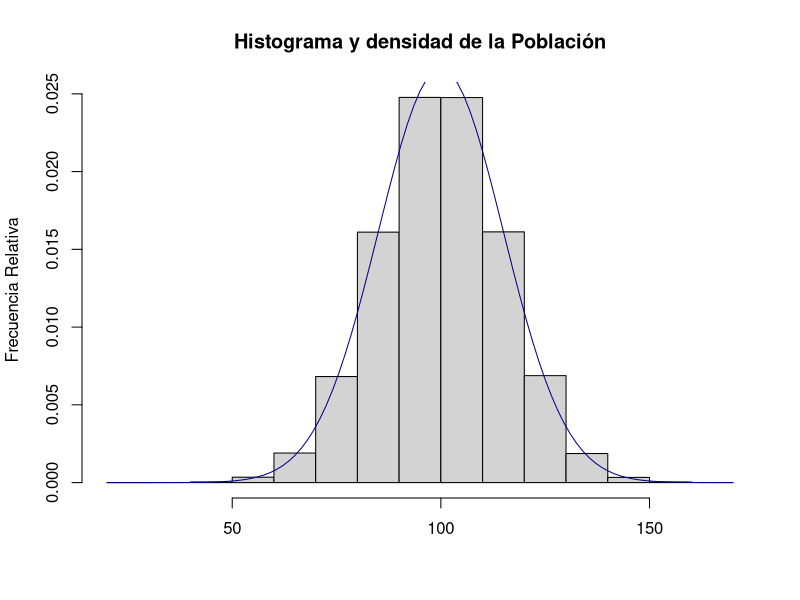
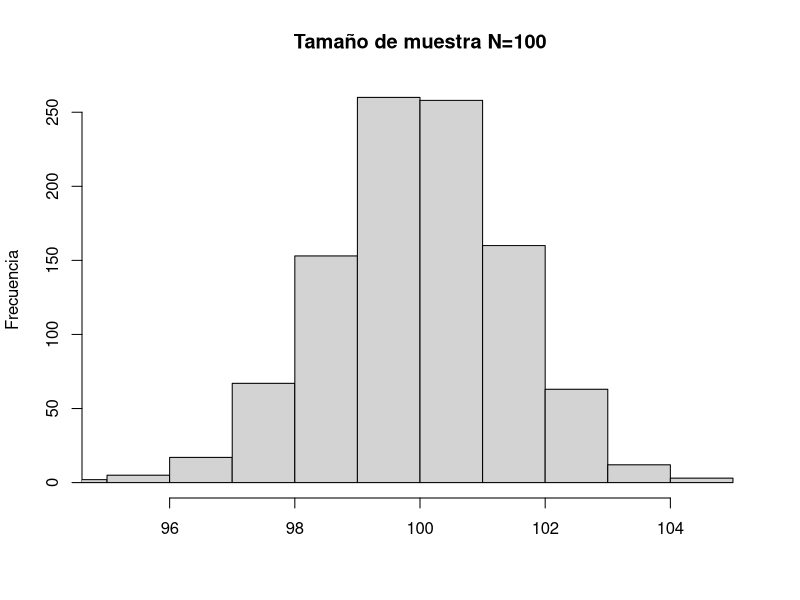
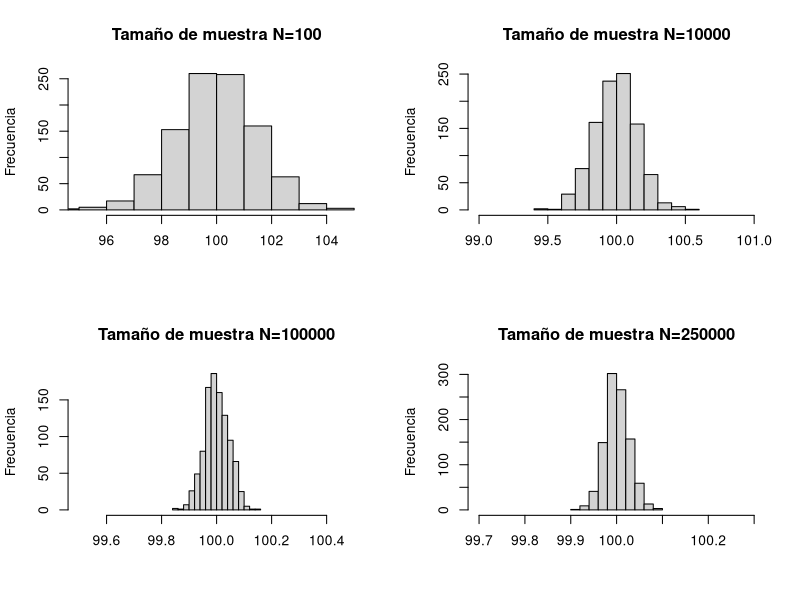

R code for these plots, in order:
### Distribución de las medias muestrales en el muestreo ###

# A continuación creamos una población de tamaño 1.000.000 que se distribuye como una normal con media 100 y desviación estandar 15

pop <- rnorm(1000000, mean = 100, sd = 15)

# Representamos la población mediante un histograma

hist(pop, freq = FALSE, breaks = 20, main = "Histograma y densidad de la Población", xlab = "", ylab = "Frecuencia Relativa"); curve(dnorm(x, mean = mean(pop), sd = sd(pop)), add=TRUE, col="darkblue")

# Tomamos una muestra de tamaño 100 de la población, es decir, seleccionamos de manera aleatoria 100 elementos de la población

sample1 <- sample(x = pop, size = 100)

#EJERCICIO: Calcule en la consola varias veces la media repitiendo la instrucción anterio y usando la función `mean()`

# Tomamos más muestras de mayor tamaño de la población 

sample2 <- sample(x = pop, size = 10000)
sample3 <- sample(x = pop, size = 100000)
sample4 <- sample(x = pop, size = 250000)

# Vamos a repetir 1000 veces (¡!) el proceso de tomar una muestra de tamaño 100, y para cada muestra calculamos la media. Haremos esto empleando un bucle (loop)

# Definimos primero un vector vacio cuyo tamaño es es igual al número de muestras que deseamos tomar

#NOTA DE R: Un vector no es más que un contenedor de datos homogéneos, como lo que tenemos en la cabeza que es un vector [1,2,3], es el equivalente a un array en Python

medias_100 <- vector(length = 1000)

# Hacemos el bucle que nos permite repetir 1000 veces el proceso de tomar una muestra

#NOTA DE R: El uso de bucles en R no es muy popular o aconsejado, pero para casos no complejos no representa un problema

for (i in seq_along(medias_100)) {
  medias_100[i] <- mean(sample(x = pop, size = 100))
}

#NOTA DE R: En lugar de la función `seq_along`se puede usar una notación más convencional en otros lenguajes como for (i in 1:1000), que significa "repite esta operación en índices que van del 1 al 1000 en saltos de 1" que es una manera sofisticada de decir "repite esta operación 1000 veces"  

# Representamos el histograma

hist(medias_100, main = "Tamaño de muestra N=100", xlab = "", ylab = "Frecuencia", xlim = c(95,105))

#EJERCICIO: ¿Como interpreta el histograma? ¿Representa una distribución de qué?

#EJERCICIO: ¿Como interpreta la media?

#EJERCICIO: ¿Qué diferencias en término de amplitud observa con la distribución de la población?

#Repetimos el ejercicio anterior con muestras de mayor tamaño

medias_10000 <- vector(length = 1000)
for (i in seq_along(medias_10000)) {
  medias_10000[i] <- mean(sample(x = pop, size = 10000))
}

medias_100000 <- vector(length = 1000)
for (i in seq_along(medias_100000)) {
  medias_100000[i] <- mean(sample(x = pop, size = 100000))
}

medias_250000 <- vector(length = 1000)
for (i in seq_along(medias_250000)) {
  medias_250000[i] <- mean(sample(x = pop, size = 250000))
}

# Representamos graficamente los 4 ejercicios

#graphics.off()

par(mfrow=c(2,2))
hist(medias_100, main = "Tamaño de muestra N=100", xlab = "", ylab = "Frecuencia", xlim = c(95,105))
hist(medias_10000, main = "Tamaño de muestra N=10000", xlab = "", ylab = "Frecuencia", xlim = c(99,101))
hist(medias_100000, main = "Tamaño de muestra N=100000", xlab = "", ylab = "Frecuencia", xlim = c(99.5,100.5))
hist(medias_250000, main = "Tamaño de muestra N=250000", xlab = "", ylab = "Frecuencia", xlim = c(99.7,100.3))

#EJERCICIO: ¿Qué puede comentar acerca de como evoluciona la amplitud de las distribuciones a medida que aumenta el tamaño de la muestra?

#EJERCICIO: ¿Cual es la interpretación estadística de lo anterior?